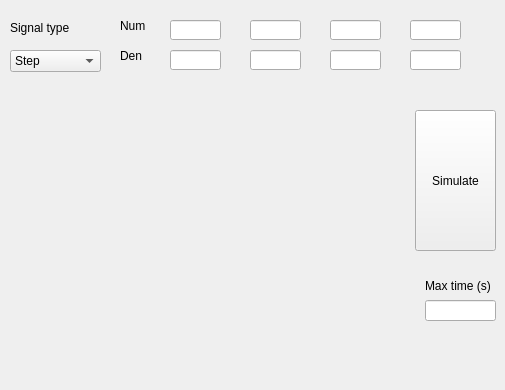
   <widget class="QWidget" name="tab_4">
    <attribute name="title">
     <string>Simulation</string>
    </attribute>
    <widget class="QLabel" name="sim_den_label">
     <property name="geometry">
      <rect>
       <x>120</x>
       <y>40</y>
       <width>51</width>
       <height>31</height>
      </rect>
     </property>
     <property name="text">
      <string>Den</string>
     </property>
    </widget>
    <widget class="QLabel" name="sim_num_label">
     <property name="geometry">
      <rect>
       <x>120</x>
       <y>10</y>
       <width>51</width>
       <height>31</height>
      </rect>
     </property>
     <property name="text">
      <string>Num</string>
     </property>
    </widget>
    <widget class="QLineEdit" name="sim_num1">
     <property name="geometry">
      <rect>
       <x>330</x>
       <y>20</y>
       <width>51</width>
       <height>20</height>
      </rect>
     </property>
    </widget>
    <widget class="QLineEdit" name="sim_den3">
     <property name="geometry">
      <rect>
       <x>170</x>
       <y>50</y>
       <width>51</width>
       <height>20</height>
      </rect>
     </property>
    </widget>
    <widget class="QLineEdit" name="sim_num2">
     <property name="geometry">
      <rect>
       <x>250</x>
       <y>20</y>
       <width>51</width>
       <height>20</height>
      </rect>
     </property>
    </widget>
    <widget class="QLineEdit" name="sim_den0">
     <property name="geometry">
      <rect>
       <x>410</x>
       <y>50</y>
       <width>51</width>
       <height>20</height>
      </rect>
     </property>
    </widget>
    <widget class="QLineEdit" name="sim_num3">
     <property name="geometry">
      <rect>
       <x>170</x>
       <y>20</y>
       <width>51</width>
       <height>20</height>
      </rect>
     </property>
    </widget>
    <widget class="QLineEdit" name="sim_num0">
     <property name="geometry">
      <rect>
       <x>410</x>
       <y>20</y>
       <width>51</width>
       <height>20</height>
      </rect>
     </property>
    </widget>
    <widget class="QLineEdit" name="sim_den1">
     <property name="geometry">
      <rect>
       <x>330</x>
       <y>50</y>
       <width>51</width>
       <height>20</height>
      </rect>
     </property>
    </widget>
    <widget class="QLineEdit" name="sim_den2">
     <property name="geometry">
      <rect>
       <x>250</x>
       <y>50</y>
       <width>51</width>
       <height>20</height>
      </rect>
     </property>
    </widget>
    <widget class="QLabel" name="sim_tiposenal_label">
     <property name="geometry">
      <rect>
       <x>10</x>
       <y>20</y>
       <width>111</width>
       <height>16</height>
      </rect>
     </property>
     <property name="text">
      <string>Signal type</string>
     </property>
    </widget>
    <widget class="QComboBox" name="sim_tiposenal">
     <property name="geometry">
      <rect>
       <x>10</x>
       <y>50</y>
       <width>91</width>
       <height>22</height>
      </rect>
     </property>
     <item>
      <property name="text">
       <string>Step</string>
      </property>
     </item>
     <item>
      <property name="text">
       <string>Ramp</string>
      </property>
     </item>
     <item>
      <property name="text">
       <string>Impulse</string>
      </property>
     </item>
    </widget>
    <widget class="QWidget" name="forced_response_2" native="true">
     <property name="geometry">
      <rect>
       <x>10</x>
       <y>80</y>
       <width>361</width>
       <height>301</height>
      </rect>
     </property>
     <widget class="QWidget" name="verticalLayoutWidget_4">
      <property name="geometry">
       <rect>
        <x>0</x>
        <y>0</y>
        <width>361</width>
        <height>291</height>
       </rect>
      </property>
      <layout class="QVBoxLayout" name="Layoutsim_response">
       <item>
        <widget class="QWidget" name="sim_response" native="true"/>
       </item>
      </layout>
     </widget>
    </widget>
    <widget class="QPushButton" name="simulation">
     <property name="geometry">
      <rect>
       <x>415</x>
       <y>110</y>
       <width>81</width>
       <height>141</height>
      </rect>
     </property>
     <property name="text">
      <string>Simulate</string>
     </property>
    </widget>
    <widget class="QLineEdit" name="x_scale">
     <property name="geometry">
      <rect>
       <x>425</x>
       <y>300</y>
       <width>71</width>
       <height>21</height>
      </rect>
     </property>
    </widget>
    <widget class="QLabel" name="sim_num_label_2">
     <property name="geometry">
      <rect>
       <x>425</x>
       <y>270</y>
       <width>71</width>
       <height>31</height>
      </rect>
     </property>
     <property name="text">
      <string>Max time (s)</string>
     </property>
    </widget>
   </widget>
